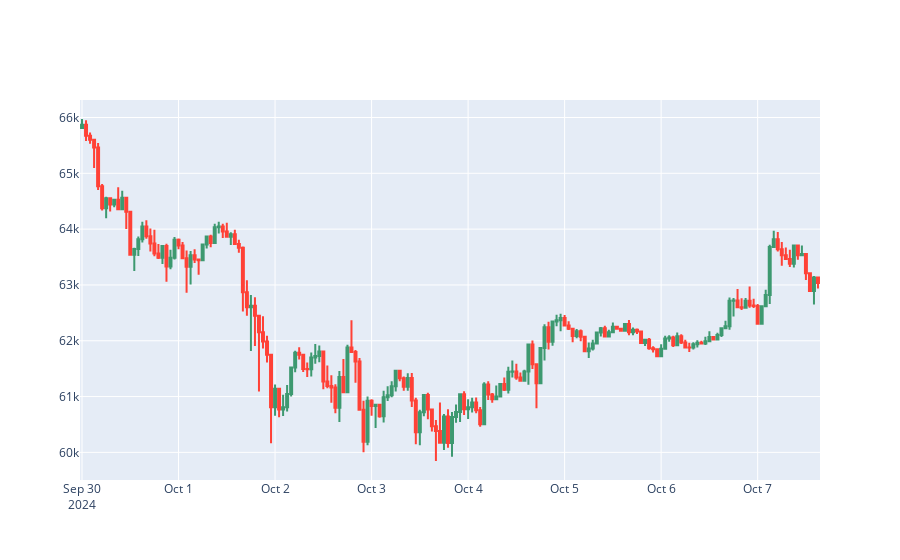

The notebook cell saved with this chart:
### Code cell
chart = go.Figure(data=[go.Candlestick(x=df['date'], open=df['open'], high=df['high'], low=df['low'], close=df['close'])])
chart.update_layout(xaxis_rangeslider_visible=False)
chart.show()

### Figure 1 — Plotly figure (JSON) as saved in the notebook; plotly's stock layout.template omitted (floating-point values rounded to 4 significant figures; data arrays with more than 128 entries replaced by an {"elided": "..."} marker saying what was removed)
{"data": [{"close": {"elided": "184 float values"}, "high": {"elided": "184 float values"}, "low": {"elided": "184 float values"}, "open": {"elided": "184 float values"}, "x": {"elided": "184 str values"}, "type": "candlestick"}], "layout": {"xaxis": {"rangeslider": {"visible": false}}}}
